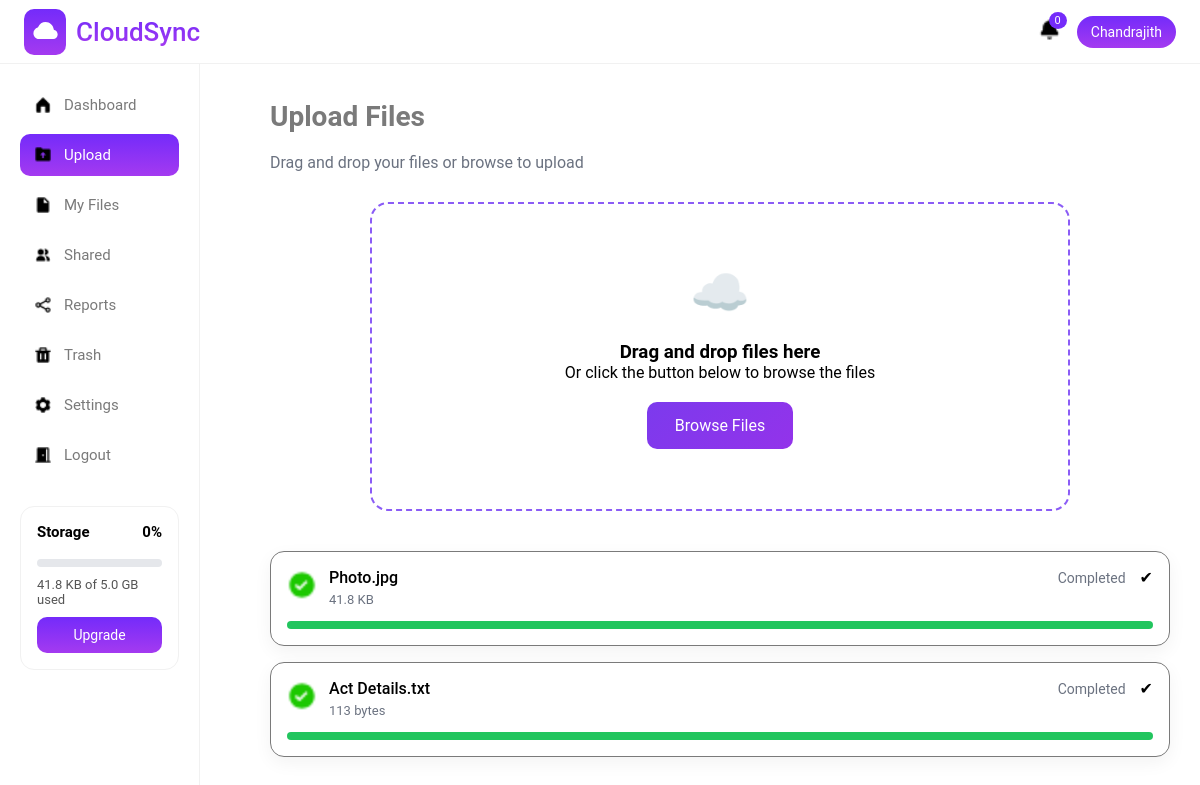
The app's page /user/upload/ (signed in), older data.
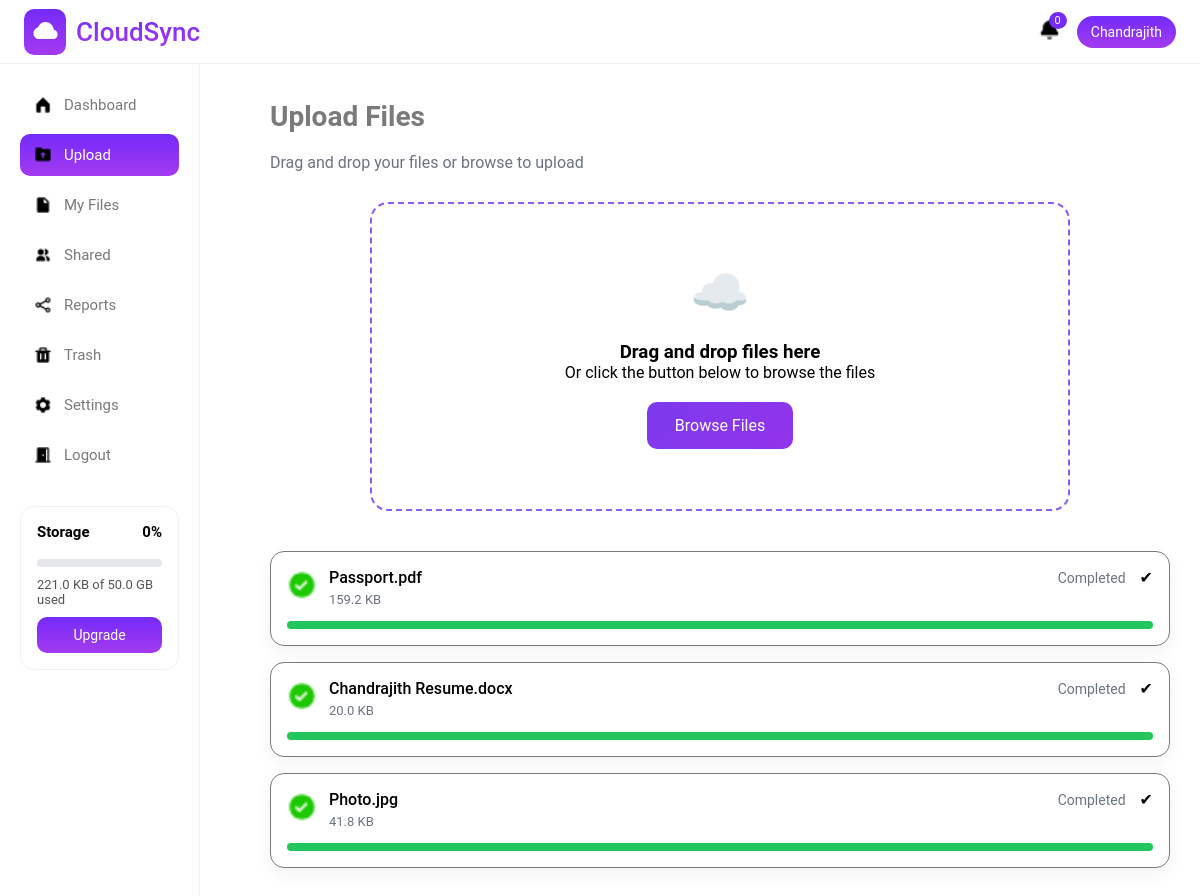
The same page, newer data.
### accounts/models.py (models this page shows)
class User(AbstractUser):
    profile_picture = models.ImageField(null=True, blank=True, upload_to = profile_image_upload_path)
    phone = models.CharField(max_length=10, unique=True, null=True, blank=True)

### storageapp/models.py (models this page shows, shortened)
class CloudFile(models.Model):
    FILE_TYPES = (
        ("image", "Image"),
        ("video", "Video"),
        ("document", "Document"),
        ("other", "Other"),
    )
    user = models.ForeignKey(settings.AUTH_USER_MODEL, on_delete=models.CASCADE)
    file_name = models.CharField(max_length=255)
    file_size = models.BigIntegerField()
    file_type = models.CharField(max_length=20, choices=FILE_TYPES)
    file_url = models.URLField(null=True, blank=True)
    uploaded_file = models.FileField(upload_to='cloud/',null=True)
    public_id = models.CharField(max_length=255,null=True)
    uploaded_at = models.DateTimeField(auto_now_add=True)
    is_deleted = models.BooleanField(default=False)
    deleted_at = models.DateTimeField(null=True, blank=True)

### storageapp/views.py (the view, shortened to what this page needs)
# urls.py: path('upload/', upload_page, name='upload_page'),
@login_required
def upload_page(request):
    if request.user.is_superuser:
        base_template = "adminpanel/admin_base.html"
    else:
        base_template = "storageapp/base.html"
    if request.method == 'GET':
        last_uploads = (
            CloudFile.objects
            .filter(user=request.user)
            .order_by("-uploaded_at")[:10]
        )
        return render(
            request,
            "storageapp/upload.html",
            {"last_uploads": last_uploads,
             "base_template": base_template},
        )

### storageapp/context_processors.py (called while the page is built)
def storage_info(request):
    if not request.user.is_authenticated:
        return {}
    sub = UserSubscription.objects.select_related("plan").filter(user=request.user).first()
    used = (
        CloudFile.objects
        .filter(user=request.user, is_deleted=False)
        .aggregate(total=Sum("file_size"))["total"] or 0
    )
    limit = sub.plan.storage_limit
    storage_percent = min(
        int((used / limit) * 100) if limit else 0,
        100
    )
    return {
        "storage_used": used,
        "storage_limit": limit,
        "storage_percent": int((used / limit) * 100) if limit else 0,
        "current_plan": sub.plan,
        "storage_percent":storage_percent,
    }

### subscriptions/context_processors.py (called while the page is built)
def subscription_context(request):
    if not request.user.is_authenticated:
        return {}
    subscription = UserSubscription.objects.select_related("plan").get(user=request.user)
    used = CloudFile.objects.filter(
        user=request.user,
        is_deleted=False
    ).aggregate(s=Sum("file_size"))["s"] or 0
    limit = subscription.plan.storage_limit
    percent = min(int((used / limit) * 100), 100) if limit else 0
    return {
        "current_plan": subscription.plan,
        "storage_used": used,
        "storage_limit": limit,
        "storage_percent": percent,
    }

### storageapp/templates/storageapp/upload.html (shortened to what this page needs)
{% extends base_template %}
{% load static %}
{% block style %}
    <link rel="stylesheet" href="{% static 'css/upload.css' %}">
{% endblock %}
{% block content %}
<h2 class="page-title">Upload Files</h2>
<p class="page-subtitle">Drag and drop your files or browse to upload</p>
<div class="upload-box" id="dropZone">
    <div class="upload-icon">☁️</div>
    <h3>Drag and drop files here</h3>
    <p>Or click the button below to browse the files</p>
    <button class="browse-btn" onclick="document.getElementById('fileInput').click()">
        Browse Files
    </button>
</div>
    <div class="upload-list" id="uploadList">
    {% for file in last_uploads %}
    <div class="upload-row">
        <div class="upload-left">
            <div class="file-icon">
                    <img src="{% static 'images/checkmark.png' %}" alt="image">
            </div>
            <div>
                <div class="file-name">{{ file.file_name }}</div>
                <div class="file-size">{{ file.file_size|filesizeformat }}</div>
            </div>
        </div>
        <div class="upload-right">
            <span class="status-text completed">Completed</span>
            <span class="check">✔</span>
        </div>
        <div class="bar completed">
            <div class="bar-fill" style="width:100%;"></div>
        </div>
    </div>
{% empty %}
    <p style="color:#6b7280;">No recent uploads</p>
{% endfor %}
</div>
{% endblock %}

### storageapp/templates/adminpanel/admin_base.html (shortened to what this page needs)
{% load static %}
<!DOCTYPE html>
<html lang="en">
<head>
    <link rel="stylesheet" href="{% static 'css/common.css' %}">
    <link rel="stylesheet" href="{% static 'css/base.css' %}">
    {% block style %}
    {% endblock %}
</head>
<body>
<div class="header">
    <div class="logoarea">
        <div class="logoimage">
            <img src="{% static 'images/cloud.png' %}" alt="logoimage">
        </div>
        <div class="logotext">CloudSync</div>
    </div>
    <div class="header-right">
        <div class="notification"><img src="{% static 'images/bell.png' %}" alt="" srcset=""><span>0</span></div>
        <div class="user-pill">{{ request.user.first_name|default:request.user.username }}</div>
    </div>
</div>
<div class="sidebar">
    <a href="{% url 'storageapp:admin_dashboard' %}" class="nav-item {% if request.resolver_match.url_name == 'admin_dashboard' %}active{% endif %}"><img src="{% static 'images/dashboard.png' %}" alt=""> Dashboard</a>
    <a href="{% url 'storageapp:upload_page' %}" class="nav-item {% if request.resolver_match.url_name == 'upload_page' %}active{% endif %}"><img src="{% static 'images/upload.png' %}" alt=""> Upload</a>
    <a href="{% url 'storageapp:myfiles' %}" class="nav-item {% if request.resolver_match.url_name == 'myfiles' %}active{% endif %}"><img src="{% static 'images/myfile.png' %}" alt=""> My Files</a>
    <a href="{% url 'storageapp:shared_files' %}" class="nav-item {% if request.resolver_match.url_name == 'shared_files' %}active{% endif %}"><img src="{% static 'images/share.png' %}" alt=""> Shared</a>
    <a href="" class="nav-item {% if request.resolver_match.url_name == 'reports' %}active{% endif %}"><img src="{% static 'images/shareicon.png' %}" alt=""> Reports</a>
    <a href="{% url 'storageapp:trash' %}" class="nav-item {% if request.resolver_match.url_name == 'trash' %}active{% endif %}"><img src="{% static 'images/trash.png' %}" alt=""> Trash</a>
    <a href="{% url 'storageapp:settings' %}" class="nav-item {% if request.resolver_match.url_name == 'settings' %}active{% endif %}"><img src="{% static 'images/settings.png' %}" alt=""> Settings</a>
    <a href="{% url 'accounts:user_logout' %}" class="nav-item"><img src="{% static 'images/logout.png' %}" alt=""> Logout</a>
    <div class="storage-box">
        <div style="display:flex;justify-content:space-between">
            <strong>Storage</strong>
            <strong>{{ storage_percent }}%</strong>
        </div>
        <div class="progressbar">
        </div>
        <p>
            {{ storage_used|filesizeformat }}
            of
            {{ storage_limit|filesizeformat }}
            used
        </p>
        {% if current_plan.name != "Business" %}
            <a href="{% url 'subscriptions:upgrade_page' %}" class="upgrade-btn">
                Upgrade
            </a>
        {% endif %}
    </div>
</div>
<div class="main">
    {% block content %}
    {% endblock %}
</div>
</body>
</html>

### static/css/common.css (style rules this page uses)
* { margin: 0; padding: 0; box-sizing: border-box; font-family: 'Roboto', sans-serif; }
:root { --white:#ffffff; --red:red; --blue:#742BFA; --violet:#A43AF0; --grey:#7A7A7A; --lightgrey:#f1f1f1; --bordergrey:#d0d0d0; --black:#000000; }
body { background: var(--white); color: var(--black); }
html { min-width: 320px; scroll-behavior: smooth; }
a { text-decoration: none; }

### static/css/base.css (style rules this page uses)
.header { height: 64px; background: var(--white); display: flex; align-items: center; justify-content: space-between; padding: 0 24px; border-bottom: 1px solid var(--lightgrey); position: fixed; top: 0; left: 0; right: 0; z-index: 100; }
.logoarea { display: flex; align-items: center; gap: 10px; }
.logoarea .logoimage { background:linear-gradient(to bottom, #742BFA, #A43AF0); padding: 7px; border-radius: 10px; }
.logoarea .logotext { background-image: linear-gradient(to bottom, #742BFA, #A43AF0); background-clip: text; -webkit-background-clip: text; color: transparent; -webkit-text-fill-color: transparent; font-size: clamp(20px, 2.5vw, 26px); font-weight: 550; }
.header-right { display: flex; align-items: center; gap: 16px; }
.header-right img { width: 23px; height: 23px; }
.notification { position: relative; font-size: 18px; cursor: pointer; }
.notification span { position: absolute; top: -6px; right: -6px; background: var(--blue); color: var(--white); font-size: 11px; padding: 2px 6px; border-radius: 50%; }
.user-pill { background: linear-gradient(to bottom, #742BFA, #A43AF0); color: var(--white); padding: 8px 14px; border-radius: 30px; font-size: 14px; cursor: pointer; }
.sidebar { width: 200px; min-width: 180px; background: var(--white); position: fixed; top: 64px; bottom: 0; left: 0; border-right: 1px solid var(--lightgrey); padding: 20px; }
.sidebar img { width: 18px; height: 18px; }
.nav-item { display: flex; align-items: center; gap: 12px; padding: 12px 14px; border-radius: 10px; color: var(--grey); text-decoration: none; margin-bottom: 8px; font-size: 15px; }
.nav-item.active, .nav-item:hover { background: linear-gradient(to bottom, #742BFA, #A43AF0); color: var(--white); }
.storage-box { margin-top: 30px; border: 1px solid var(--lightgrey); border-radius: 14px; padding: 16px; background: #fff; }
.storage-box strong { font-size: 15px; display: block; margin-bottom: 8px; }
.progressbar { height: 8px; background: #e5e7eb; border-radius: 999px; overflow: hidden; margin: 10px 0; }
.storage-box p { font-size: 13px; color: #555; margin: 6px 0 10px; }
.upgrade-btn { display: block; text-align: center; padding: 10px; border-radius: 10px; background: linear-gradient(to bottom, #742BFA, #A43AF0); color: #fff; text-decoration: none; font-size: 14px; }
.main { margin-left: 240px; padding: 100px 30px 30px; }

### static/css/upload.css (style rules this page uses)
.page-title { font-size: 28px; margin-bottom: 20px; color: var(--grey); }
.page-subtitle { color: #6b7280; margin-bottom: 30px; }
.upload-box { border: 2px dashed #8b5cf6; padding: 60px; text-align: center; border-radius: 18px; background: #fff; max-width: 700px; margin: 30px auto 30px; }
.upload-icon { font-size: 48px; margin-bottom: 20px; }
.browse-btn { margin-top: 20px; padding: 14px 28px; background: linear-gradient(135deg, #7c3aed, #9333ea); color: #fff; border: none; border-radius: 10px; font-size: 16px; cursor: pointer; }
.upload-list { margin-top: 40px; }
.upload-row { background: #fff; padding: 16px; border-radius: 14px; margin-bottom: 16px; box-shadow: 0 6px 18px rgba(0,0,0,0.05); position: relative; border: 1px solid var(--grey); width: 100%; }
.upload-left { display: flex; gap: 12px; align-items: center; }
.file-icon { font-size: 26px; }
.file-icon img { width: 30px; height: 30px; }
.file-name { font-weight: 500; margin-bottom: 5px; }
.file-size { font-size: 13px; color: #6b7280; }
.upload-right { position: absolute; top: 16px; right: 16px; display: flex; align-items: center; gap: 14px; }
.status-text { font-size: 14px; color: #6b7280; }
.bar { height: 8px; background: #e5e7eb; border-radius: 999px; margin-top: 14px; overflow: hidden; }
.bar-fill { height: 100%; width: 0%; background: #3b82f6; transition: width 0.3s linear; }
.completed .bar-fill { background: #22c55e; animation: none; }

Row changes from the older to the newer data that the page shows:
removed CloudFile: file_name "Act Details.txt", file_size|filesizeformat "113 bytes"
added CloudFile: file_name "Passport.pdf", file_size|filesizeformat "159.2 KB"
added CloudFile: file_name "Chandrajith Resume.docx", file_size|filesizeformat "20.0 KB"
Text that changed along with them:
{{ storage_used|filesizeformat }}: "41.8 KB" → "221.0 KB"
{{ storage_limit|filesizeformat }}: "5.0 GB" → "50.0 GB"
